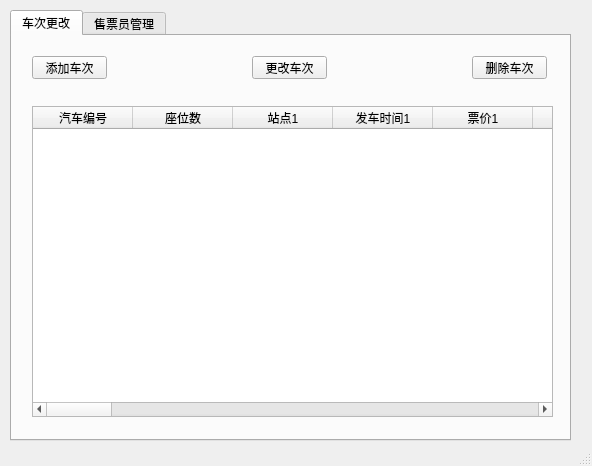
<?xml version="1.0" encoding="UTF-8"?>
<ui version="4.0">
 <class>MainWindow</class>
 <widget class="QMainWindow" name="MainWindow">
  <property name="geometry">
   <rect>
    <x>0</x>
    <y>0</y>
    <width>592</width>
    <height>466</height>
   </rect>
  </property>
  <property name="windowTitle">
   <string>管理员系统</string>
  </property>
  <widget class="QWidget" name="centralWidget">
   <widget class="QTabWidget" name="tabWidget">
    <property name="geometry">
     <rect>
      <x>10</x>
      <y>10</y>
      <width>561</width>
      <height>431</height>
     </rect>
    </property>
    <property name="whatsThis">
     <string/>
    </property>
    <property name="currentIndex">
     <number>0</number>
    </property>
    <widget class="QWidget" name="tab">
     <attribute name="title">
      <string>车次更改</string>
     </attribute>
     <widget class="QTableWidget" name="tableWidget_2">
      <property name="geometry">
       <rect>
        <x>20</x>
        <y>70</y>
        <width>521</width>
        <height>311</height>
       </rect>
      </property>
      <column>
       <property name="text">
        <string>汽车编号</string>
       </property>
      </column>
      <column>
       <property name="text">
        <string>座位数</string>
       </property>
      </column>
      <column>
       <property name="text">
        <string>站点1</string>
       </property>
      </column>
      <column>
       <property name="text">
        <string>发车时间1</string>
       </property>
      </column>
      <column>
       <property name="text">
        <string>票价1</string>
       </property>
      </column>
      <column>
       <property name="text">
        <string>站点2</string>
       </property>
      </column>
      <column>
       <property name="text">
        <string>发车时间2</string>
       </property>
      </column>
      <column>
       <property name="text">
        <string>票价2</string>
       </property>
      </column>
      <column>
       <property name="text">
        <string>站点3</string>
       </property>
      </column>
      <column>
       <property name="text">
        <string>发车时间3</string>
       </property>
      </column>
      <column>
       <property name="text">
        <string>票价3</string>
       </property>
      </column>
      <column>
       <property name="text">
        <string>站点4</string>
       </property>
      </column>
      <column>
       <property name="text">
        <string>发车时间4</string>
       </property>
      </column>
      <column>
       <property name="text">
        <string>票价4</string>
       </property>
      </column>
      <column>
       <property name="text">
        <string>站点5</string>
       </property>
      </column>
      <column>
       <property name="text">
        <string>发车时间5</string>
       </property>
      </column>
      <column>
       <property name="text">
        <string>票价5</string>
       </property>
      </column>
      <column>
       <property name="text">
        <string>站点6</string>
       </property>
      </column>
      <column>
       <property name="text">
        <string>发车时间6</string>
       </property>
      </column>
      <column>
       <property name="text">
        <string>票价6</string>
       </property>
      </column>
      <column>
       <property name="text">
        <string>站点7</string>
       </property>
      </column>
      <column>
       <property name="text">
        <string>发车时间7</string>
       </property>
      </column>
      <column>
       <property name="text">
        <string>票价7</string>
       </property>
      </column>
      <column>
       <property name="text">
        <string>站点8</string>
       </property>
      </column>
      <column>
       <property name="text">
        <string>发车时间8</string>
       </property>
      </column>
      <column>
       <property name="text">
        <string>票价8</string>
       </property>
      </column>
      <column>
       <property name="text">
        <string>站点9</string>
       </property>
      </column>
      <column>
       <property name="text">
        <string>发车时间9</string>
       </property>
      </column>
      <column>
       <property name="text">
        <string>票价9</string>
       </property>
      </column>
      <column>
       <property name="text">
        <string>站点10</string>
       </property>
      </column>
      <column>
       <property name="text">
        <string>发车时间10</string>
       </property>
      </column>
      <column>
       <property name="text">
        <string>票价10</string>
       </property>
      </column>
      <column>
       <property name="text">
        <string>站点11</string>
       </property>
      </column>
      <column>
       <property name="text">
        <string>发车时间11</string>
       </property>
      </column>
      <column>
       <property name="text">
        <string>票价11</string>
       </property>
      </column>
      <column>
       <property name="text">
        <string>站点12</string>
       </property>
      </column>
      <column>
       <property name="text">
        <string>发车时间12</string>
       </property>
      </column>
      <column>
       <property name="text">
        <string>票价12</string>
       </property>
      </column>
     </widget>
     <widget class="QPushButton" name="pushButton_4">
      <property name="geometry">
       <rect>
        <x>20</x>
        <y>20</y>
        <width>75</width>
        <height>23</height>
       </rect>
      </property>
      <property name="text">
       <string>添加车次</string>
      </property>
     </widget>
     <widget class="QPushButton" name="pushButton_5">
      <property name="geometry">
       <rect>
        <x>240</x>
        <y>20</y>
        <width>75</width>
        <height>23</height>
       </rect>
      </property>
      <property name="text">
       <string>更改车次</string>
      </property>
     </widget>
     <widget class="QPushButton" name="pushButton_6">
      <property name="geometry">
       <rect>
        <x>460</x>
        <y>20</y>
        <width>75</width>
        <height>23</height>
       </rect>
      </property>
      <property name="text">
       <string>删除车次</string>
      </property>
     </widget>
    </widget>
    <widget class="QWidget" name="tab_2">
     <attribute name="title">
      <string>售票员管理</string>
     </attribute>
     <widget class="QTableWidget" name="tableWidget">
      <property name="geometry">
       <rect>
        <x>40</x>
        <y>20</y>
        <width>371</width>
        <height>341</height>
       </rect>
      </property>
      <column>
       <property name="text">
        <string>用户名</string>
       </property>
      </column>
      <column>
       <property name="text">
        <string>密码</string>
       </property>
      </column>
      <column>
       <property name="text">
        <string>姓名</string>
       </property>
      </column>
     </widget>
     <widget class="QPushButton" name="pushButton">
      <property name="geometry">
       <rect>
        <x>440</x>
        <y>110</y>
        <width>75</width>
        <height>23</height>
       </rect>
      </property>
      <property name="text">
       <string>添加售票员</string>
      </property>
     </widget>
     <widget class="QPushButton" name="pushButton_2">
      <property name="geometry">
       <rect>
        <x>440</x>
        <y>190</y>
        <width>75</width>
        <height>23</height>
       </rect>
      </property>
      <property name="text">
       <string>删除售票员</string>
      </property>
     </widget>
     <widget class="QPushButton" name="pushButton_3">
      <property name="geometry">
       <rect>
        <x>440</x>
        <y>30</y>
        <width>75</width>
        <height>23</height>
       </rect>
      </property>
      <property name="text">
       <string>密码修改</string>
      </property>
     </widget>
    </widget>
   </widget>
  </widget>
  <widget class="QStatusBar" name="statusBar"/>
 </widget>
 <layoutdefault spacing="6" margin="11"/>
 <resources/>
 <connections/>
</ui>
